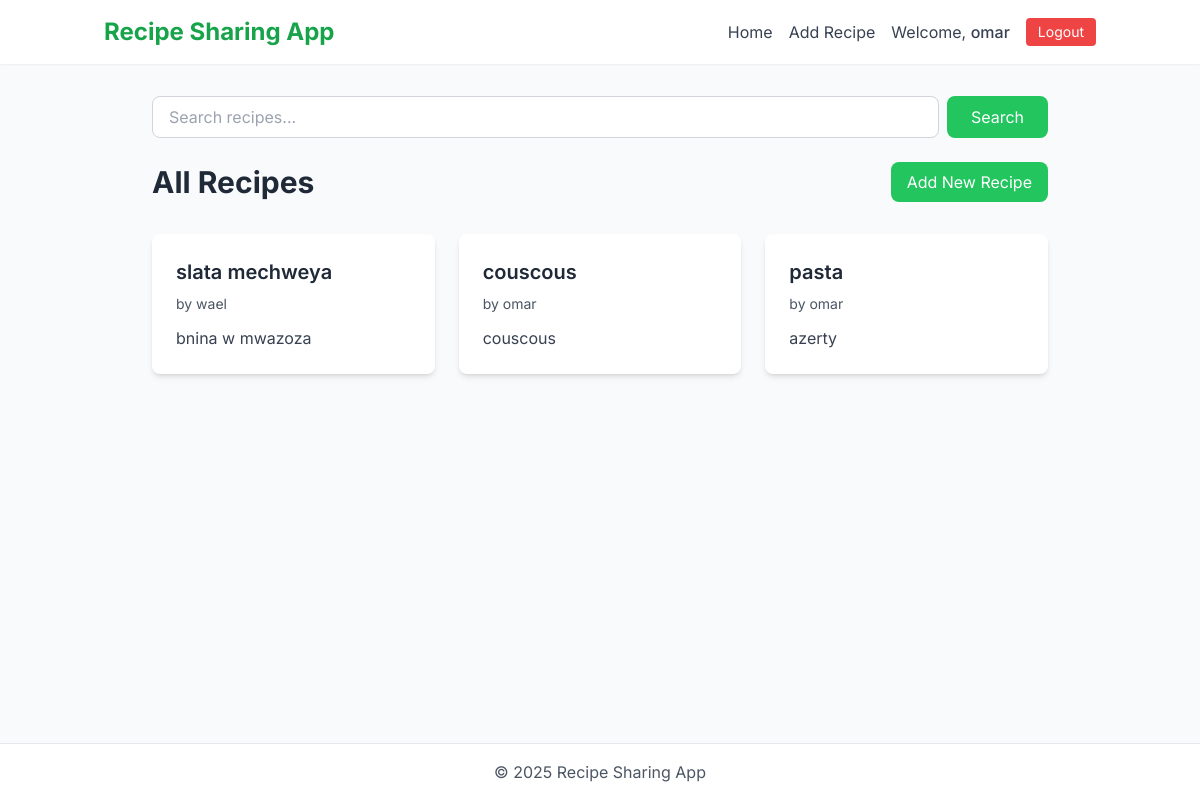
The app's page / (signed in) with its own data.
### recipes/models.py (models this page shows, shortened)
class Recipe(models.Model):
    title = models.CharField(max_length=255)
    description = models.TextField(blank=True)
    ingredients = models.TextField(help_text="One ingredient per line")
    steps = models.TextField(help_text="One step per line")
    category = models.CharField(max_length=100, blank=True)
    cooking_time = models.PositiveIntegerField(
        null=True, blank=True, help_text="Minutes"
    )
    author = models.ForeignKey(User, on_delete=models.CASCADE, related_name="recipes")
    created_at = models.DateTimeField(auto_now_add=True)
    updated_at = models.DateTimeField(auto_now=True)

### recipes/views.py (the view)
# urls.py: path("", views.recipe_list, name="list"),
def recipe_list(request):
    query = request.GET.get("q")  # get search query from URL
    if query:
        recipes = Recipe.objects.filter(
            Q(title__icontains=query) | Q(ingredients__icontains=query)
        ).order_by("-created_at")
    else:
        recipes = Recipe.objects.all().order_by("-created_at")
    return render(
        request, "recipes/recipe_list.html", {"recipes": recipes, "query": query}
    )

### templates/recipes/recipe_list.html (shortened to what this page needs)
{% extends "base.html" %}
{% block content %}
<div class="max-w-4xl mx-auto">
    <div class="mb-8">
        <form method="get" action="{% url 'recipes:list' %}" class="flex gap-2 mb-6">
            <input type="text" name="q" placeholder="Search recipes..."
                   value="{{ query|default:'' }}"
                   class="flex-grow px-4 py-2 border border-gray-300 rounded-lg focus:outline-none focus:ring-2 focus:ring-green-500">
            <button type="submit" class="bg-green-500 hover:bg-green-600 text-white px-6 py-2 rounded-lg transition-colors">
                Search
            </button>
        </form>
        <div class="flex justify-between items-center mb-6">
            <h1 class="text-3xl font-bold text-gray-800">All Recipes</h1>
            <a href="{% url 'recipes:create' %}" class="bg-green-500 hover:bg-green-600 text-white px-4 py-2 rounded-lg transition-colors">
                Add New Recipe
            </a>
        </div>
    </div>
    <div class="grid gap-6 md:grid-cols-2 lg:grid-cols-3">
        {% for recipe in recipes %}
            <div class="bg-white rounded-lg shadow-md overflow-hidden hover:shadow-lg transition-shadow">
                <div class="p-6">
                    <h3 class="text-xl font-semibold text-gray-800 mb-2">
                        <a href="{% url 'recipes:detail' recipe.pk %}" class="hover:text-green-600 transition-colors">
                            {{ recipe.title }}
                        </a>
                    </h3>
                    <p class="text-gray-600 text-sm mb-3">by {{ recipe.author.username }}</p>
                    {% if recipe.description %}
                        <p class="text-gray-700 line-clamp-2">{{ recipe.description }}</p>
                    {% endif %}
                </div>
            </div>
        {% endfor %}
    </div>
</div>
{% endblock %}

### templates/base.html (shortened to what this page needs)
{% load static %}
<!DOCTYPE html>
<html lang="en">
<head>
    <script src="https://cdn.tailwindcss.com"></script>
    <link rel="stylesheet" href="{% static 'css/mystyles.css' %}">
</head>
<body class="bg-gray-50 min-h-screen flex flex-col">
    <header class="bg-white shadow-sm">
        <div class="container mx-auto px-4 py-4">
            <div class="flex flex-col md:flex-row md:items-center md:justify-between">
                <h1 class="text-2xl font-bold text-green-600 mb-4 md:mb-0">Recipe Sharing App</h1>
                <nav class="flex flex-wrap items-center gap-4">
                    <a href="{% url 'recipes:list' %}" class="text-gray-700 hover:text-green-600 transition-colors">Home</a>
                    <a href="{% url 'recipes:create' %}" class="text-gray-700 hover:text-green-600 transition-colors">Add Recipe</a>
                    {% if user.is_authenticated %}
                        <span class="text-gray-700">Welcome, <span class="font-medium">{{ user.username }}</span></span>
                        <form action="{% url 'logout' %}" method="post" class="inline">
                            <button type="submit" class="bg-red-500 hover:bg-red-600 text-white px-3 py-1 rounded text-sm transition-colors">Logout</button>
                        </form>
                    {% else %}
                        <a href="{% url 'login' %}" class="text-gray-700 hover:text-green-600 transition-colors">Login</a>
                        <a href="{% url 'users:signup' %}" class="bg-green-500 hover:bg-green-600 text-white px-3 py-1 rounded transition-colors">Sign Up</a>
                    {% endif %}
                </nav>
            </div>
        </div>
    </header>
    <main class="flex-grow container mx-auto px-4 py-8">
        {% block content %}{% endblock %}
    </main>
    <footer class="bg-white border-t mt-auto">
        <div class="container mx-auto px-4 py-4 text-center text-gray-600">
            <p>&copy; 2025 Recipe Sharing App</p>
        </div>
    </footer>
</body>
</html>

### static/css/mystyles.css (style rules this page uses)
body { font-family: 'Inter', sans-serif; }
input, textarea, select { width: 100%; padding: 0.75rem; border: 1px solid #d1d5db; border-radius: 0.5rem; font-size: 0.875rem; transition: all 0.2s; }
.line-clamp-2 { display: -webkit-box; -webkit-line-clamp: 2; -webkit-box-orient: vertical; overflow: hidden; }

### records on screen
Recipe: title "slata mechweya", author.username "wael", description "bnina w mwazoza"
Recipe: title "couscous", author.username "omar", description "couscous"
Recipe: title "pasta", author.username "omar", description "azerty"

### other values on screen
{{ user.username }} "omar"
